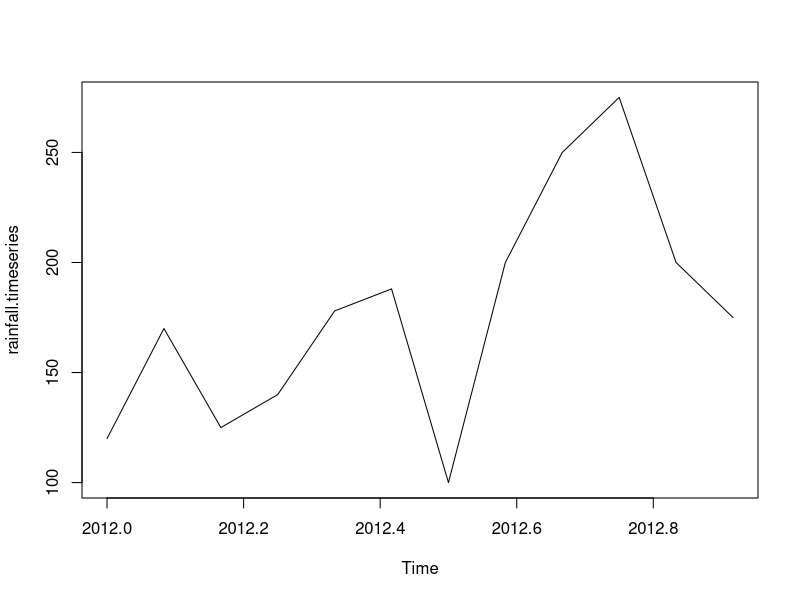

This figure's R source:
rainfall <- c(120,170,125,140,178,188,100,200,250,275,200,175)

rainfall.timeseries <- ts(rainfall, start=c(2012,1), frequency = 12)

plot(rainfall.timeseries)